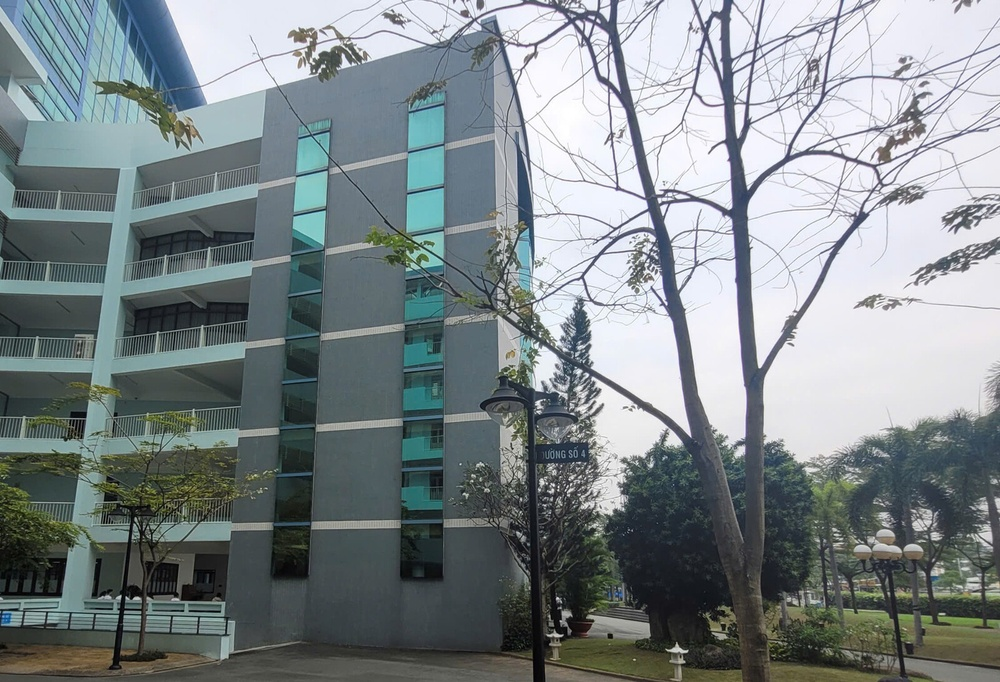
#> input picture images/c2.jpg, 1000 x 682 px, shrunk from 1600 x 1091 before the run, found by its file name
$ python image_stiching.py
#> lines starting #> are read from the running program, lines starting #| are printed output that depends on the picture
import cv2
import numpy as np
import matplotlib.pyplot as plt
import imutils
import imageio


# Utility function to plot an image
def plot_img(img, size=(7, 7), title=""):
    cmap = "gray" if len(img.shape) == 2 else None
    plt.figure(figsize=size)
    plt.imshow(img, cmap=cmap)
    plt.suptitle(title)
    plt.show()


# Utility function to plot multiple images
def plot_imgs(imgs, cols=5, size=7, title=""):
    rows = len(imgs) // cols + 1
    fig = plt.figure(figsize=(cols * size, rows * size))
    for i, img in enumerate(imgs):
        cmap = "gray" if len(img.shape) == 2 else None
        fig.add_subplot(rows, cols, i + 1)
        plt.imshow(img, cmap=cmap)
    plt.suptitle(title)
    plt.show()


# Load images from URLs
# src_img = imageio.imread("http://www.ic.unicamp.br/~helio/imagens_registro/foto1A.jpg")
# tar_img = imageio.imread("http://www.ic.unicamp.br/~helio/imagens_registro/foto1B.jpg")
src_img = imageio.imread("images/c2.jpg")
#> src_img is the input picture: shape (682, 1000, 3); mean R, G, B 126.4, 135.3, 137.7
tar_img = imageio.imread("images/c1.jpg")
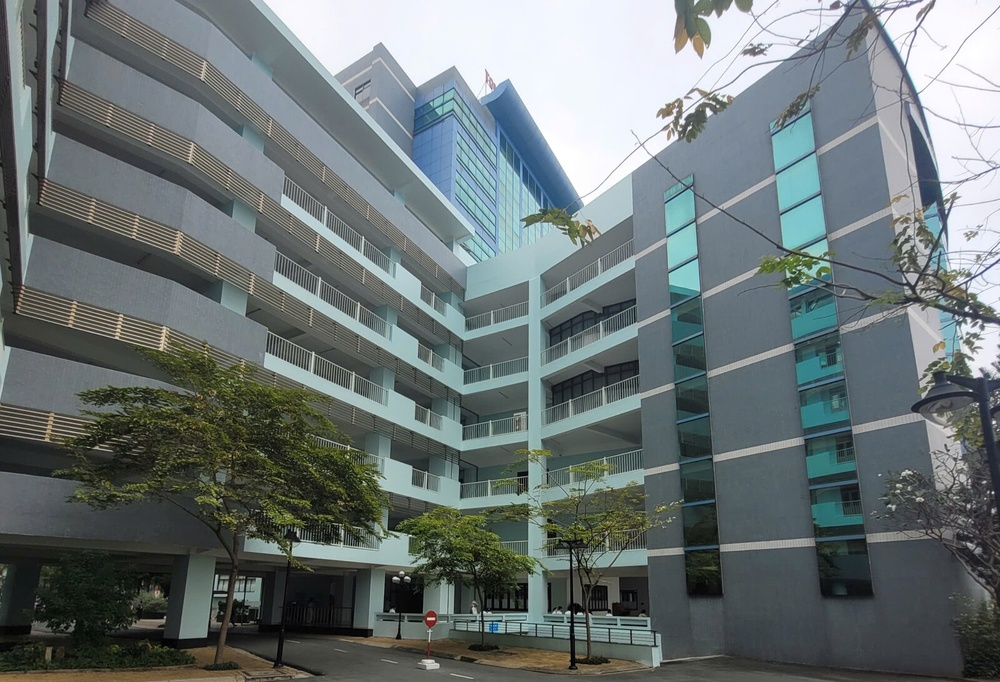
#> input picture images/c1.jpg, 1000 x 682 px, shrunk from 1600 x 1091 before the run, found by its file name
#> tar_img is the input picture: shape (682, 1000, 3); mean R, G, B 107.1, 116.2, 116.4

# Convert images to grayscale
src_gray = cv2.cvtColor(src_img, cv2.COLOR_RGB2GRAY)
tar_gray = cv2.cvtColor(tar_img, cv2.COLOR_RGB2GRAY)
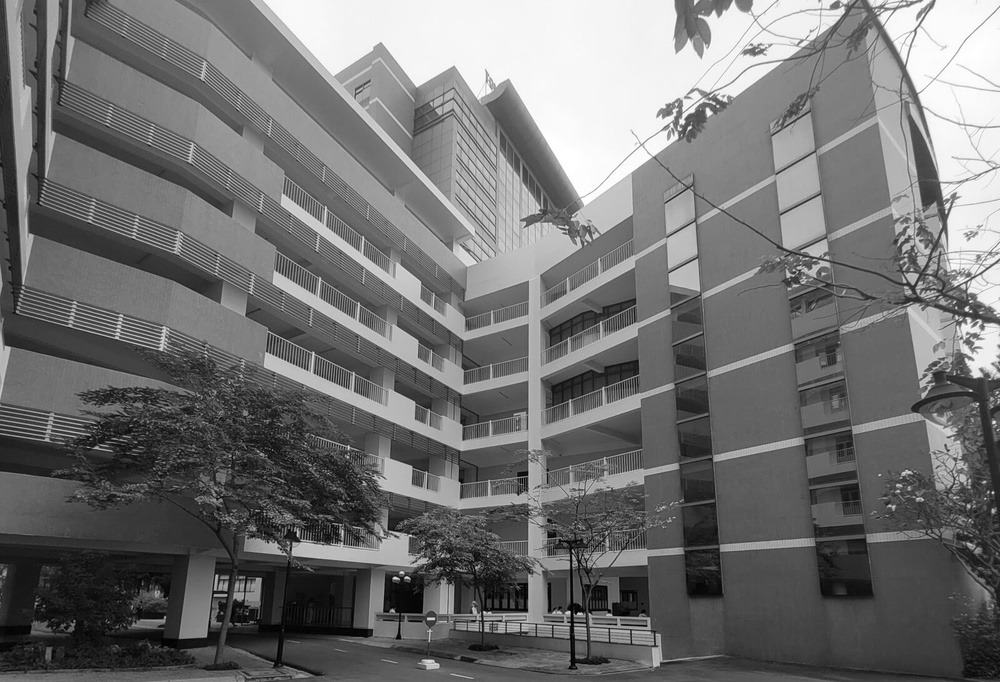
#> tar_gray: shape (682, 1000); min 0, max 255, mean 113.5

# Plot the source and target images
plot_imgs([src_img, tar_img], size=8)
#> in plot_imgs, `rows = len(imgs) // cols + 1`: rows = 1
#> the loop in plot_imgs, `for i, img in enumerate(imgs):` made 2 passes
#> in plot_imgs, `plt.show()`:
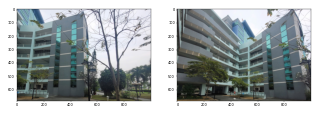
#> figure drawn by matplotlib, 2 panels

# Initialize SIFT detector
SIFT_detector = cv2.SIFT_create()
kp1, des1 = SIFT_detector.detectAndCompute(src_gray, None)
#> kp1 = 4032 keypoints; strongest (x, y, size): (557, 598, 2), (598, 21, 2.4), (578, 371, 4.3), (666, 303, 2)
kp2, des2 = SIFT_detector.detectAndCompute(tar_gray, None)
#> kp2 = 3033 keypoints; strongest (x, y, size): (395, 578, 2.5), (967, 309, 3.1), (568, 613, 3), (407, 577, 2.2)

# Plot keypoints
plot_imgs(
    [cv2.drawKeypoints(src_img, kp1, None), cv2.drawKeypoints(tar_img, kp2, None)]
)
#> call 2 of plot_imgs, with cols = 5, size = 7, title = ''
#> the loop in plot_imgs (call 2), `for i, img in enumerate(imgs):` made 2 passes
#> in plot_imgs (call 2), `plt.show()`:
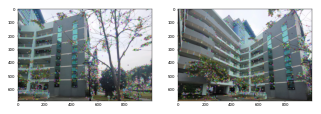
#> figure drawn by matplotlib, 2 panels

# Use BFMatcher with KNN
bf = cv2.BFMatcher(cv2.NORM_L2, crossCheck=False)
rawMatches = bf.knnMatch(des1, des2, k=2)
#> rawMatches = 4032 matches

# Apply Lowe's ratio test
matches = []
ratio = 0.75
for m, n in rawMatches:
    if m.distance < n.distance * ratio:
        matches.append(m)
#> after the loop, matches = 453 matches

# Sort matches by distance and keep the top 200
matches = sorted(matches, key=lambda x: x.distance, reverse=True)
matches = matches[:200]
#> matches = 200 matches

# Draw matches
img3 = cv2.drawMatches(
    src_img,
    kp1,
    tar_img,
    kp2,
    matches,
    None,
    flags=cv2.DrawMatchesFlags_NOT_DRAW_SINGLE_POINTS,
)
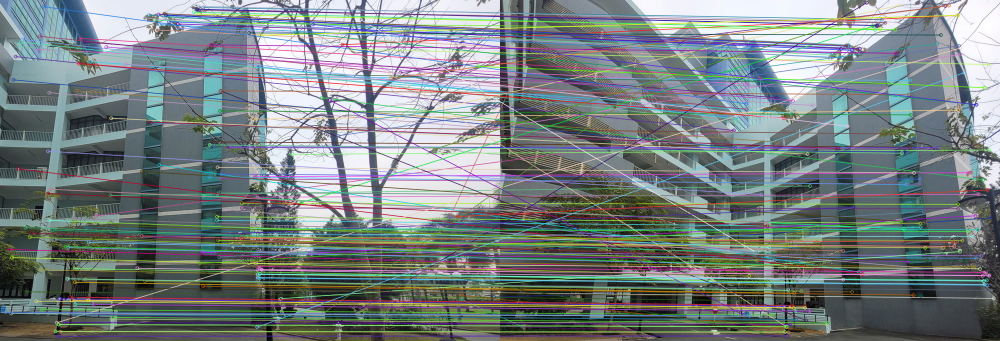
#> img3: shape (682, 2000, 3) (shown at 1/2 size); mean R, G, B 120.2, 129.1, 129.7
plot_img(img3, size=(15, 10))

# Extract keypoints
kp1 = np.float32([kp.pt for kp in kp1])
#> kp1 = 4032 pairs, first value 3.1 to 996.9, second value 2.64 to 678.3
kp2 = np.float32([kp.pt for kp in kp2])
#> kp2 = 3033 pairs, first value 4.07 to 997, second value 2.68 to 679.1

pts1 = np.float32([kp1[m.queryIdx] for m in matches])
#> pts1 = 200 pairs, first value 10.94 to 987.5, second value 12.04 to 671.9
pts2 = np.float32([kp2[m.trainIdx] for m in matches])
#> pts2 = 200 pairs, first value 33.51 to 987.1, second value 4.89 to 671.4

# Estimate homography
H, status = cv2.findHomography(pts1, pts2, cv2.RANSAC)
#> H = [[0.248, 0.0675, 441.2], [-0.418, 0.688, 190], [-0.000692, -3.05e-05, 1]]; status = 200 values, max 1 at index 4, min 0 at index 0, mean 0.515
print("Homography Matrix:")
print(H)
#| [[ 2.48378519e-01  6.74620354e-02  4.41235502e+02]
#|  [-4.17596968e-01  6.87677438e-01  1.89965087e+02]
#|  [-6.92158840e-04 -3.04528303e-05  1.00000000e+00]]

# Warp perspective
h1, w1 = src_img.shape[:2]
#> h1 = 682; w1 = 1000
h2, w2 = tar_img.shape[:2]
#> h2 = 682; w2 = 1000

result = cv2.warpPerspective(src_img, H, (w1 + w2, h1))
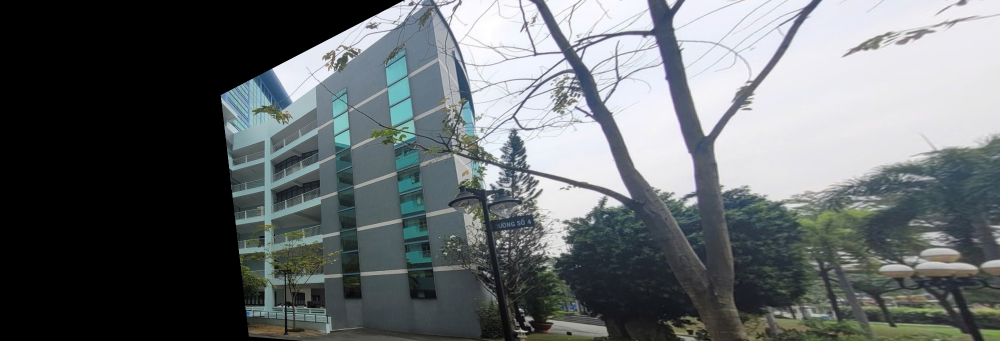
#> result: shape (682, 2000, 3) (shown at 1/2 size); mean R, G, B 100.3, 105.4, 107.3
result[0:h2, 0:w2] = tar_img
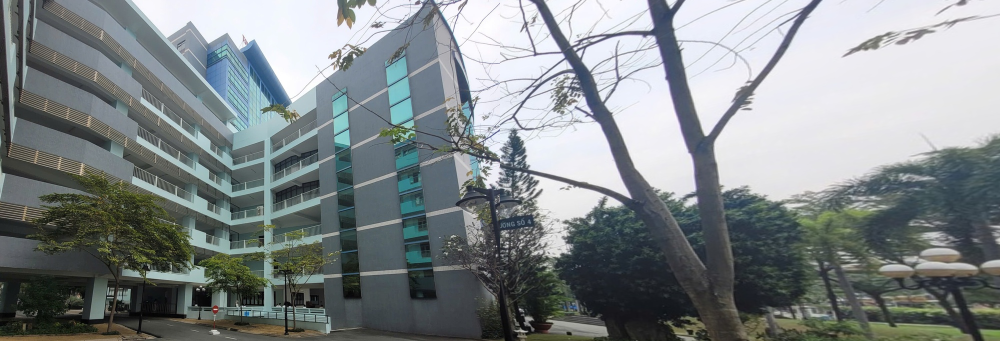
#> result: shape (682, 2000, 3) (shown at 1/2 size); mean R, G, B 128.5, 134.9, 136.4

# Plot the final result
plot_img(result, size=(20, 10))
# Convert result from RGB to BGR before saving with OpenCV
result_bgr = cv2.cvtColor(result, cv2.COLOR_RGB2BGR)
cv2.imwrite("stiched_image.png", result_bgr)
